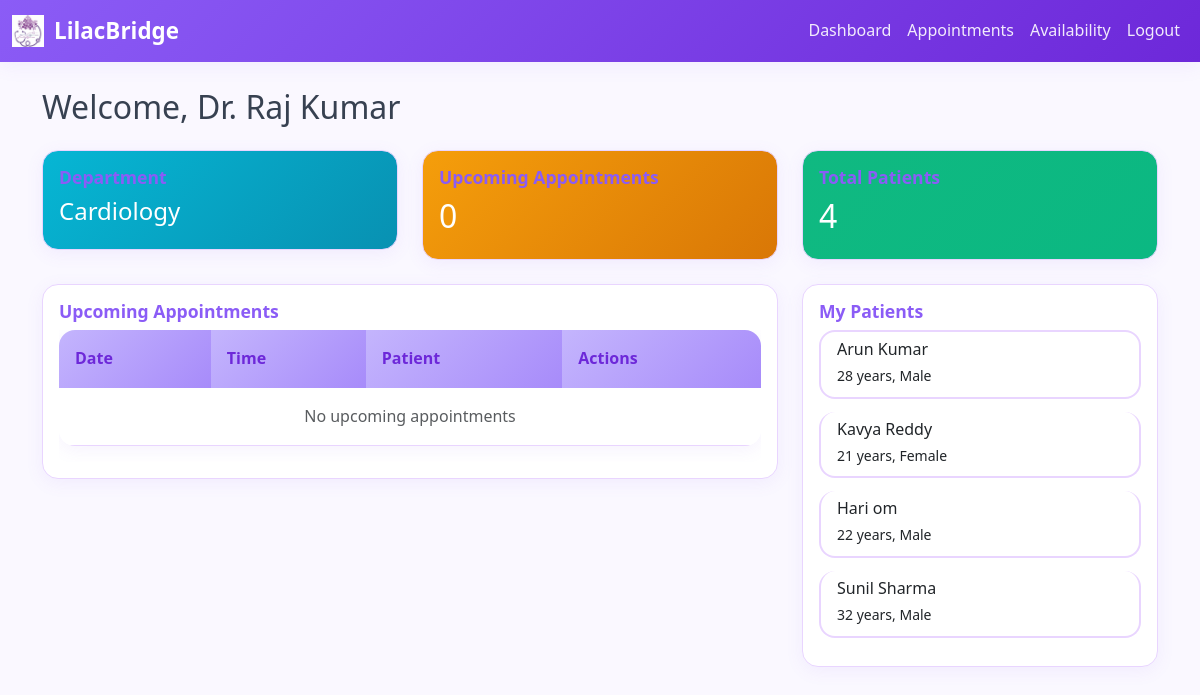
Screenshot of /doctor/dashboard (signed in) with the database file from the repository.
### models.py (models this page shows, shortened)
class Doctor(db.Model):
    __tablename__ = 'doctor'
    id = db.Column(db.Integer, primary_key=True)
    username = db.Column(db.String(80), unique=True, nullable=False)
    email = db.Column(db.String(120), unique=True, nullable=False)
    password_hash = db.Column(db.String(256), nullable=False)
    name = db.Column(db.String(120), nullable=False)
    department_id = db.Column(db.Integer, db.ForeignKey('department.id'), nullable=False)
    specialization = db.Column(db.String(120))
    experience = db.Column(db.Integer)
    contact = db.Column(db.String(20))
    is_active = db.Column(db.Boolean, default=True)
    created_at = db.Column(db.DateTime, default=datetime.utcnow)
    appointments = db.relationship('Appointment', backref='doctor', lazy=True)
    availability = db.relationship('DoctorAvailability', backref='doctor', lazy=True, cascade='all, delete-orphan')

class Department(db.Model):
    __tablename__ = 'department'
    id = db.Column(db.Integer, primary_key=True)
    name = db.Column(db.String(100), nullable=False, unique=True)
    description = db.Column(db.Text)
    doctors = db.relationship('Doctor', backref='department', lazy=True, cascade='all, delete-orphan')

class Patient(db.Model):
    __tablename__ = 'patient'
    id = db.Column(db.Integer, primary_key=True)
    username = db.Column(db.String(80), unique=True, nullable=False)
    email = db.Column(db.String(120), unique=True, nullable=False)
    password_hash = db.Column(db.String(256), nullable=False)
    name = db.Column(db.String(120), nullable=False)
    age = db.Column(db.Integer)
    gender = db.Column(db.String(10))
    contact = db.Column(db.String(20))
    address = db.Column(db.Text)
    is_active = db.Column(db.Boolean, default=True)
    created_at = db.Column(db.DateTime, default=datetime.utcnow)
    appointments = db.relationship('Appointment', backref='patient', lazy=True)

### app.py (the view)
@app.route('/doctor/dashboard')
def doctor_dashboard():
    if session.get('user_type') != 'doctor':
        return redirect(url_for('login'))
    doctor = Doctor.query.get(session['user_id'])
    today = date.today()
    next_week = today + timedelta(days=7)
    upcoming_appointments = Appointment.query.filter(
        Appointment.doctor_id == doctor.id,
        Appointment.date >= today,
        Appointment.date <= next_week,
        Appointment.status == 'Booked'
    ).order_by(Appointment.date, Appointment.time).all()
    patient_ids = [pid for (pid,) in db.session.query(
        Appointment.patient_id).filter(Appointment.doctor_id==doctor.id).distinct().all()]
    patients = Patient.query.filter(Patient.id.in_(patient_ids)).all() if patient_ids else []
    return render_template('doctor_dashboard.html', doctor=doctor,
                           upcoming_appointments=upcoming_appointments,
                           patients=patients)

### templates/doctor_dashboard.html (shortened to what this page needs)
{% extends "base.html" %}
{% block content %}
<h2 class="mb-4">Welcome, Dr. {{ doctor.name }}</h2>
<div class="row mb-4">
    <div class="col-md-4">
        <div class="card bg-info text-white">
            <div class="card-body">
                <h5 class="card-title">Department</h5>
                <h4>{{ doctor.department.name }}</h4>
            </div>
        </div>
    </div>
    <div class="col-md-4">
        <div class="card bg-warning text-white">
            <div class="card-body">
                <h5 class="card-title">Upcoming Appointments</h5>
                <h2>{{ upcoming_appointments|length }}</h2>
            </div>
        </div>
    </div>
    <div class="col-md-4">
        <div class="card bg-success text-white">
            <div class="card-body">
                <h5 class="card-title">Total Patients</h5>
                <h2>{{ patients|length }}</h2>
            </div>
        </div>
    </div>
</div>
<div class="row">
    <div class="col-md-8 mb-4">
        <div class="card">
            <div class="card-body">
                <h5 class="card-title">Upcoming Appointments</h5>
                <div class="table-responsive">
                    <table class="table">
                        <thead>
                            <tr>
                                <th>Date</th>
                                <th>Time</th>
                                <th>Patient</th>
                                <th>Actions</th>
                            </tr>
                        </thead>
                        <tbody>
                            {% for appointment in upcoming_appointments %}
                            <tr>
                                <td>{{ appointment.date }}</td>
                                <td>{{ appointment.time }}</td>
                                <td>{{ appointment.patient.name }}</td>
                                <td>
                                    <a href="{{ url_for('complete_appointment', appointment_id=appointment.id) }}" class="btn btn-sm btn-success">Complete</a>
                                    <a href="{{ url_for('doctor_cancel_appointment', appointment_id=appointment.id) }}" class="btn btn-sm btn-danger"
                                        onclick="return confirm('Cancel this appointment?')">Cancel</a>
                                </td>
                            </tr>
                            {% else %}
                            <tr>
                                <td colspan="4" class="text-center text-muted">No upcoming appointments</td>
                            </tr>
                            {% endfor %}
                        </tbody>
                    </table>
                </div>
            </div>
        </div>
    </div>
    <div class="col-md-4 mb-4">
        <div class="card">
            <div class="card-body">
                <h5 class="card-title">My Patients</h5>
                <div class="list-group">
                    {% for patient in patients %}
                    <a href="{{ url_for('patient_history', patient_id=patient.id) }}" class="list-group-item list-group-item-action">
                        <div class="d-flex w-100 justify-content-between">
                            <h6 class="mb-1">{{ patient.name }}</h6>
                        </div>
                        <small>{{ patient.age }} years, {{ patient.gender }}</small>
                    </a>
                    {% else %}
                    <p class="text-muted">No patients yet</p>
                    {% endfor %}
                </div>
            </div>
        </div>
    </div>
</div>
{% endblock %}

### templates/base.html (shortened to what this page needs)
<!DOCTYPE html>
<html lang="en">
<head>
  <link href="https://cdn.jsdelivr.net/npm/bootstrap@5.3.0/dist/css/bootstrap.min.css" rel="stylesheet">
  <link rel="stylesheet" href="{{ url_for('static', filename='css/style.css') }}">
</head>
<body>
  <nav class="navbar navbar-expand-lg navbar-dark bg-primary fixed-top">
    <div class="container-fluid">
      <a class="navbar-brand" href="/">
        <img src="{{ url_for('static', filename='logo.png') }}" alt="LilacBridge Logo">
        LilacBridge
      </a>
      <div class="collapse navbar-collapse show">
        <ul class="navbar-nav ms-auto">
          {% if session.user_type == 'admin' %}
            <li class="nav-item"><a class="nav-link" href="{{ url_for('admin_dashboard') }}">Dashboard</a></li>
            <li class="nav-item"><a class="nav-link" href="{{ url_for('add_doctor') }}">Add Doctor</a></li>
            <li class="nav-item"><a class="nav-link" href="{{ url_for('admin_appointments') }}">Appointments</a></li>
          {% elif session.user_type == 'doctor' %}
            <li class="nav-item"><a class="nav-link" href="{{ url_for('doctor_dashboard') }}">Dashboard</a></li>
            <li class="nav-item"><a class="nav-link" href="{{ url_for('doctor_appointments') }}">Appointments</a></li>
            <li class="nav-item"><a class="nav-link" href="{{ url_for('doctor_availability') }}">Availability</a></li>
          {% elif session.user_type == 'patient' %}
            <li class="nav-item"><a class="nav-link" href="{{ url_for('patient_dashboard') }}">Dashboard</a></li>
            <li class="nav-item"><a class="nav-link" href="{{ url_for('patient_profile') }}">Profile</a></li>
            <li class="nav-item"><a class="nav-link" href="{{ url_for('appointment_history') }}">History</a></li>
          {% else %}
            <li class="nav-item"><a class="nav-link" href="{{ url_for('login') }}">Login</a></li>
            <li class="nav-item"><a class="nav-link" href="{{ url_for('register') }}">Register</a></li>
          {% endif %}
          {% if session.user_type %}
            <li class="nav-item"><a class="nav-link" href="{{ url_for('logout') }}">Logout</a></li>
          {% endif %}
        </ul>
      </div>
    </div>
  </nav>
  <div class="container mt-3">
    {% block content %}{% endblock %}
  </div>
</body>
</html>

### static/css/style.css (style rules this page uses)
:root { --lilac-bg: #faf8ff; --lilac-card: #ffffff; --lilac-primary: #8b5cf6; --lilac-primary-600: #7c3aed; --lilac-primary-700: #6d28d9; --lilac-secondary: #a78bfa; --lilac-accent: #c4b5fd; --lilac-success: #10b981; --lilac-danger: #f43f5e; --lilac-warning: #f59e0b; --lilac-info: #06b6d4; --lilac-border: #e9d5ff; --lilac-muted: #8b5cf6; --lilac-shadow: 0 10px 30px rgba(139, 92, 246, 0.12); --lilac-shadow-soft: 0 4px 18px rgba(139, 92, 246, 0.08); }
html, body { background: var(--lilac-bg); font-family: ui-sans-serif, system-ui, -apple-system, "Segoe UI", Roboto, "Inter", sans-serif; }
body { color: #374151; line-height: 1.6; padding-top: 72px; }
.navbar.fixed-top { background: linear-gradient(135deg, var(--lilac-primary) 0%, var(--lilac-primary-700) 100%); box-shadow: var(--lilac-shadow-soft); backdrop-filter: blur(10px); }
.navbar .navbar-brand { font-weight: 800; font-size: 1.4rem; color: #ffffff !important; display: flex; align-items: center; gap: 10px; }
.navbar .navbar-brand img { height: 32px; width: 32px; }
.navbar .nav-link { color: rgba(255, 255, 255, 0.9) !important; font-weight: 500; transition: all 0.2s ease; }
.card { border: 1px solid var(--lilac-border); border-radius: 16px; background: var(--lilac-card); box-shadow: var(--lilac-shadow-soft); transition: all 0.3s ease; }
.card-title { color: var(--lilac-primary); font-weight: 700; font-size: 1.1rem; }
.table { background: var(--lilac-card); border-radius: 16px; overflow: hidden; box-shadow: var(--lilac-shadow-soft); }
.table thead th { background: linear-gradient(135deg, var(--lilac-accent), var(--lilac-secondary)); color: var(--lilac-primary-700); border: none; font-weight: 700; padding: 1rem; }
.table tbody td { padding: 1rem; border-color: var(--lilac-border); }
.list-group-item { border: 2px solid var(--lilac-border); border-radius: 16px !important; margin-bottom: 0.8rem; background: var(--lilac-card); transition: all 0.2s ease; }
.bg-info { background: linear-gradient(135deg, var(--lilac-info), #0891b2) !important; }
.bg-success { background: linear-gradient(135deg, var(--lilac-success), #0bb882) !important; }
.bg-warning { background: linear-gradient(135deg, var(--lilac-warning), #d97706) !important; }

### rows the page displays
Doctor: name "Raj Kumar"
Department: department.name "Cardiology"
Patient: name "Arun Kumar", age "28", gender "Male"
Patient: name "Kavya Reddy", age "21", gender "Female"
Patient: name "Hari om", age "22", gender "Male"
Patient: name "Sunil Sharma", age "32", gender "Male"

### other values shown
{{ upcoming_appointments|length }} "0"
{{ patients|length }} "4"
